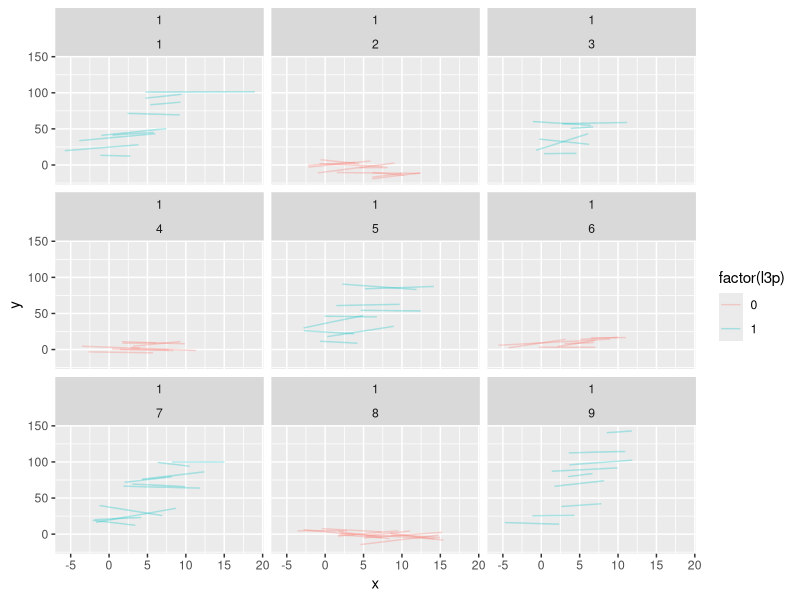

Here is the R script that generated this plot:
require(tidyverse)
require(lme4)
doit<-1
while (doit) {
    Ngroup2s = 9
    dd2<-MASS::mvrnorm(n=Ngroup2s, mu = c(0,0), Sigma = matrix(c(1,0,0,1),byrow = T, nrow=2))
    cor(dd2)
    
    df<-as.data.frame(c())
    for(i in 1:Ngroup2s){
        Ngroups = round(rnorm(1,10,2))
        Nxgroups = 3
        nrep = 5
        NperGroup = rep(Nxgroups*nrep,Ngroups)
        N = sum(NperGroup)
        groups = map(seq_along(NperGroup), ~rep(.,NperGroup[.])) %>% unlist() %>% factor
        
        dd<-MASS::mvrnorm(n=Ngroups, mu = c(0,0), Sigma = matrix(c(1,0,0,1),byrow = T, nrow=2))
        ddx<-MASS::mvrnorm(n=Nxgroups, mu = c(0,0), Sigma = matrix(c(1,0,0,1),byrow = T, nrow=2))
        
        igs = map(seq_along(NperGroup), ~rep(.,NperGroup[.])) %>% unlist
        xgs = map(1:Ngroups, ~rep(1:Nxgroups,each = nrep)) %>% unlist
        xl = map(1:Ngroups, ~rnorm(nrep*Nxgroups, ., 3))
        xm = map(xl, ~rep(mean(.), nrep*Nxgroups)) %>% unlist()
        xlc = map(xl, ~.-mean(.)) %>% unlist
        x = unlist(xl)
        
        xx = map(1:Ngroups, ~rep(rdunif(1,0,10), NperGroup[.]))%>% unlist
        l3p = i%%2
        e = rnorm(N, sd = .1)
        
        y = 0 + dd[igs,1]+dd2[i,1]+ddx[xgs, 1] + 
            0*xlc +
            0*xm+
            dd[igs,2]*xlc +
            ddx[xgs, 2]*xm + 
            dd2[i,2]*xm +
            xx + 
            l3p +
            10*l3p * xm +
            e
        d = data.frame(y,x,xx,igs,xgs,i, l3p)
        ggplot(d,aes(x=x,y=y,group=factor(igs)))+facet_wrap(~xgs)+geom_path()
        d$ng2 = i
        df<-rbind(df,d)
    }
    # ggplot(df[df$xgs==1,],aes(x=x,y=y))+facet_wrap(~ng2)+
    #     geom_path(aes(group=factor(igs)),alpha=.3)+
    #     #geom_smooth(method="lm",se=F)+
    #     NULL
    # 
    # df %>% filter(xgs==1) %>%
    #     group_by(ng2,igs) %>%
    #     mutate(x=scale(x,scale=F,center=T)) %>% ungroup %>%
    #     ggplot(.,aes(x=x,y=y))+facet_wrap(~ng2)+
    #     geom_path(aes(group=factor(igs)),alpha=.3)+
    #     #geom_smooth(method="lm",se=F)+
    #     NULL
    df %>% filter(xgs==1) %>% group_by(igs) %>% mutate(xm = mean(x), xc = x-xm) %>% ungroup %>%
        lmer(y ~ xc + xm*l3p + (1+xc|igs:ng2) + (1+xm|ng2), data = . ,control=lmerControl(optimizer = "bobyqa")) -> m
        print(VarCorr(m))

        t1 = attributes(VarCorr(m)[[1]])$stddev
        t2 = attributes(VarCorr(m)[[1]])$correlation
        t3 = attributes(VarCorr(m)[[2]])$stddev
        t4 = attributes(VarCorr(m)[[2]])$correlation

        if(!isSingular(m) & all(t1 != 0) & !(t2[lower.tri(t2)] %in% c(0,1,-1)) & all(t3 != 0) & !(t4[lower.tri(t4)] %in% c(0,1,-1)) ){
            doit <- 0
        }
}

summary(m)
ggplot(df[df$xgs==1,],aes(x=x,y=y,col=factor(l3p)))+facet_wrap(xgs~ng2)+
        geom_path(aes(group=factor(igs)),alpha=.3)+
        #geom_smooth(method="lm",se=F)+
        NULL

summary(m)
